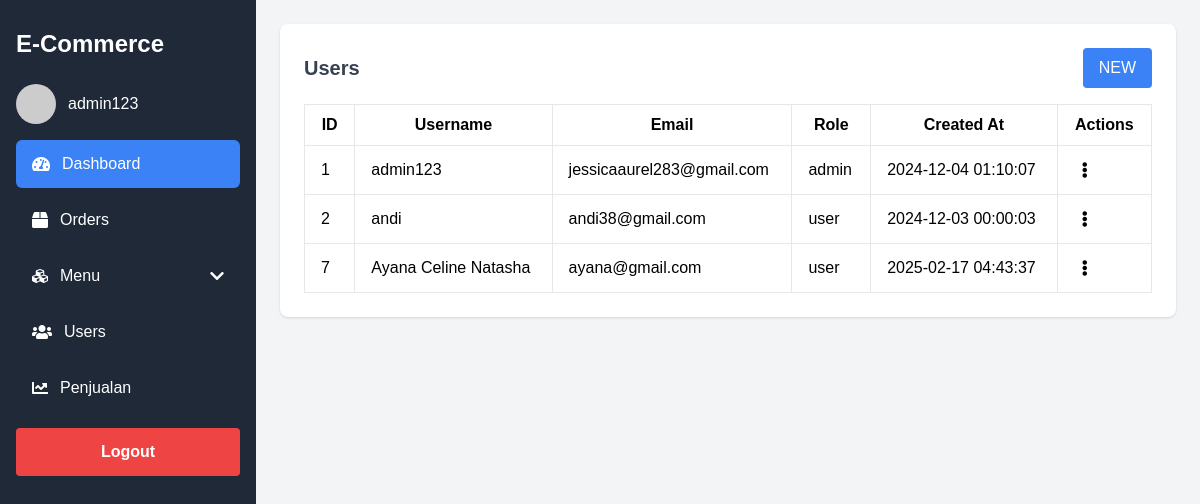
The page /user_manage.php (signed in) on the database its author committed.
### tables this page shows
CREATE TABLE `users` (
  `id` int NOT NULL,
  `username` varchar(50) NOT NULL,
  `password` varchar(255) NOT NULL,
  `role` enum('admin','user') DEFAULT 'user',
  `email` varchar(100) DEFAULT NULL,
  `created_at` timestamp NULL DEFAULT CURRENT_TIMESTAMP,
  `profile_picture` longblob
);

### user_manage.php (the view, shortened to what this page needs)
<?php
include 'db.php';
$sql = "SELECT * FROM users";
$result = $conn->query($sql);
?>
<!DOCTYPE html>
<html lang="en">
<head>
  <script src="https://cdn.tailwindcss.com"></script>
  <link rel="stylesheet" href="https://cdnjs.cloudflare.com/ajax/libs/font-awesome/5.15.3/css/all.min.css">
</head>
<body class="bg-gray-100">
    <div class="flex">
        <div class="sidebar bg-gray-800 text-white py-7 px-4 fixed h-screen w-64">
            <div>
                <div class="text-2xl font-extrabold mb-6">E-Commerce</div>
                <div class="flex items-center space-x-3 mb-4">
                    <img src="https://placehold.co/40x40" class="rounded-full w-10 h-10">
                    <span>admin123</span>
                </div>
                <nav class="space-y-2">
                    <a href="dashboard.php" class="flex items-center py-3 px-4 rounded transition duration-200 hover:bg-gray-700 bg-blue-500">
                        <i class="fas fa-tachometer-alt mr-3"></i> Dashboard
                    </a>
                    <a href="order_manage.php" class="flex items-center py-3 px-4 rounded transition duration-200 hover:bg-gray-700">
                        <i class="fas fa-box mr-3"></i> Orders
                    </a>
                    <div class="relative">
                        <button id="menuDropdownBtn" class="flex items-center justify-between w-full py-3 px-4 rounded transition duration-200 hover:bg-gray-700">
                            <div class="flex items-center">
                                <i class="fas fa-cubes mr-3"></i> Menu
                            </div>
                            <i class="fas fa-chevron-down"></i>
                        </button>
                    </div>
                    <a href="user_manage.php" class="flex items-center py-3 px-4 rounded transition duration-200 hover:bg-gray-700">
                        <i class="fas fa-users mr-3"></i> Users
                    </a>
                    <a href="sales_report.php" class="flex items-center py-3 px-4 rounded transition duration-200 hover:bg-gray-700">
                        <i class="fas fa-chart-line mr-3"></i> Penjualan
                    </a>
                </nav>
            </div>
            <form action="logout.php" method="POST">
                <button type="submit" class="bg-red-500 hover:bg-red-700 text-white font-bold py-3 px-4 rounded w-full mt-4">
                    Logout
                </button>
            </form>
        </div>
    <div class="main-content p-6">
      <div class="bg-white p-6 rounded-lg shadow">
        <div class="flex justify-between items-center mb-4">
          <h2 class="text-xl font-semibold text-gray-700">Users</h2>
          <div class="flex space-x-2">
          <a href="add_user.php" class="bg-blue-500 text-white px-4 py-2 rounded">NEW</a>
          </div>
        </div>
        <div class="overflow-x-auto">
          <table class="min-w-full bg-white border">
            <thead>
              <tr>
                <th class="py-2 px-4 border">ID</th>
                <th class="py-2 px-4 border">Username</th>
                <th class="py-2 px-4 border">Email</th>
                <th class="py-2 px-4 border">Role</th>
                <th class="py-2 px-4 border">Created At</th>
                <th class="py-2 px-4 border">Actions</th>
              </tr>
            </thead>
            <tbody>
              <?php while ($row = $result->fetch_assoc()) { ?>
                <tr>
                  <td class="py-2 px-4 border"><?php echo htmlspecialchars($row['id']); ?></td>
                  <td class="py-2 px-4 border"><?php echo htmlspecialchars($row['username']); ?></td>
                  <td class="py-2 px-4 border"><?php echo htmlspecialchars($row['email']); ?></td>
                  <td class="py-2 px-4 border"><?php echo htmlspecialchars($row['role']); ?></td>
                  <td class="py-2 px-4 border"><?php echo htmlspecialchars($row['created_at']); ?></td>
                  <td class="py-2 px-4 border relative">
                    <i class="fas fa-ellipsis-v cursor-pointer p-2 rounded-full hover:bg-gray-200" onclick="toggleMenu('menu<?php echo $row['id']; ?>')"></i>
                  </td>
                </tr>
              <?php } ?>
            </tbody>
          </table>
        </div>
      </div>
    </div>
  </div>
</body>
</html>

### user_manage.php (style rules this page uses)
body { background-color: #f3f4f6; font-family: Arial, sans-serif; }
.sidebar { width: 16rem; background-color: #1f2937; color: white; padding: 1.75rem 1rem; height: 100vh; position: fixed; }
.sidebar nav a { display: flex; align-items: center; padding: 0.75rem 1rem; border-radius: 0.375rem; text-decoration: none; color: white; transition: background-color 0.3s; }
.main-content { margin-left: 16rem; width: calc(100% - 16rem); overflow-x: auto; }

### rows shown on the page
users: id "1", username "admin123", email "jessicaaurel283@gmail.com", role "admin", created_at "2024-12-04 01:10:07"
users: id "2", username "andi", email "andi38@gmail.com", role "user", created_at "2024-12-03 00:00:03"
users: id "7", username "Ayana Celine Natasha", email "ayana@gmail.com", role "user", created_at "2025-02-17 04:43:37"
